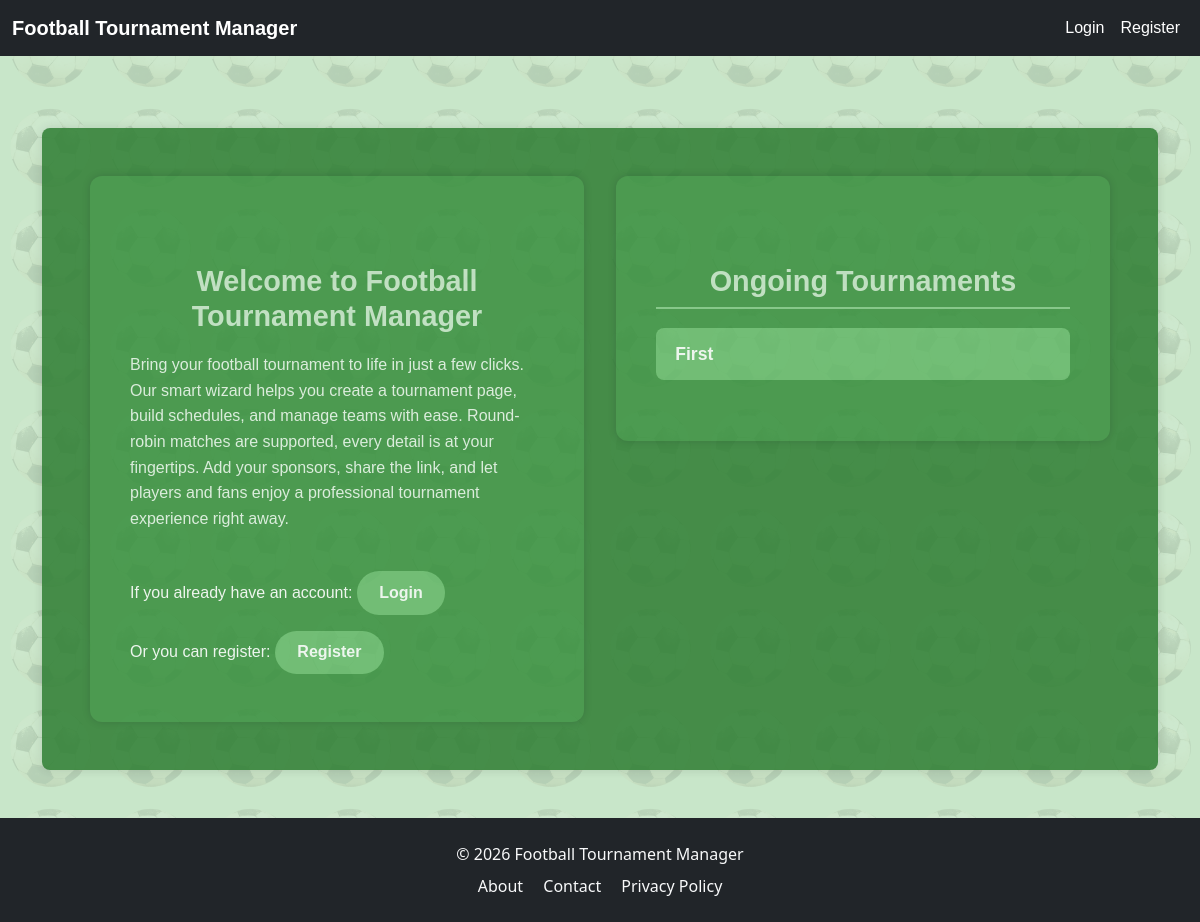
Before: / with the older database file.
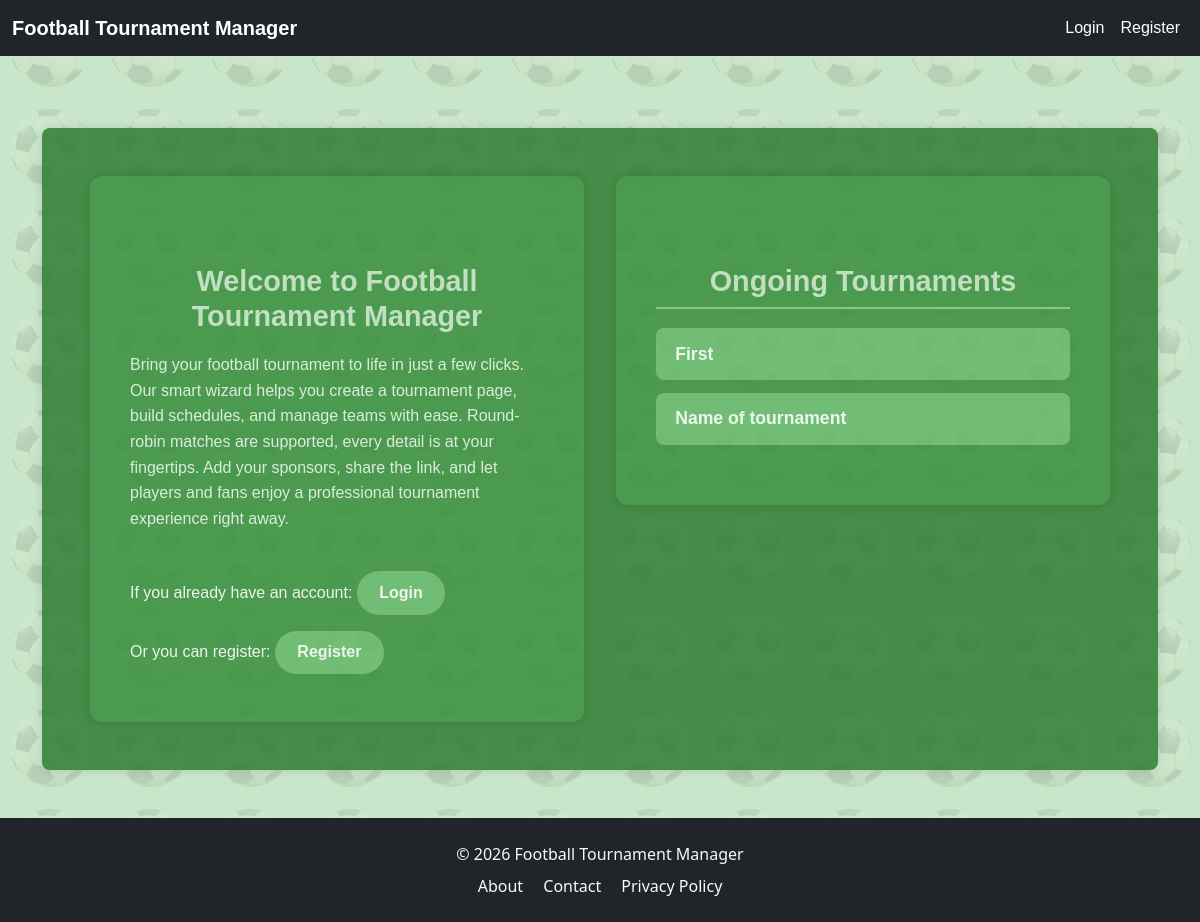
After: the same page with the newer database file.
### tournamentapp/models.py (models this page shows, shortened)
class Tournament(models.Model):
    name = models.CharField(max_length=100)
    owner = models.ForeignKey(
        settings.AUTH_USER_MODEL,
        on_delete=models.CASCADE,
        related_name='tournaments'
    )
    slug = models.SlugField(
        max_length=255,
        unique=True,
        blank=True
    )
    is_finished = models.BooleanField(
        default=False,
    )

### tournamentapp/views.py (the view)
# urls.py: path('', LandingPageView.as_view(), name='landing-page'),
class LandingPageView(TemplateView):
    template_name = 'tournament/landing_page.html'
    def get_context_data(self, **kwargs):
        context = super().get_context_data(**kwargs)
        context['tournaments'] = Tournament.objects.filter(is_finished=False)
        return context

### tournamentapp/context_processors.py (called while the page is built)
def current_tournament(request):
    tournament = Tournament.objects.first()
    return {'tournament': tournament}

### tournamentapp/templates/tournament/landing_page.html
{% extends 'base.html' %}
{% block content %}
<div class="landing-page-container">
  <div class="general">
    <h2>Welcome to Football Tournament Manager</h2>
    <p>
      Bring your football tournament to life in just a few clicks. Our smart wizard
      helps you create a tournament page, build schedules, and manage teams with ease.
      Round-robin matches are supported, every detail is at your
      fingertips. Add your sponsors, share the link, and let players and fans enjoy a
      professional tournament experience right away.
    </p>
    {% if user.is_authenticated %}
      <a class="landing-page__button" href="{% url 'tournament-create' %}">Create a new tournament</a>
    {% else %}
    <span>
      If you already have an account:
      <a class="landing-page__button" href="{% url 'custom-login' %}">Login</a>
    </span>
    <br>
    <span>Or you can register:
      <a class="landing-page__button" href="{% url 'register' %}">Register</a>
    </span>
    {% endif %}
  </div>
  <div class="landing-page">
    <h2 class="landing-page__tournaments">Ongoing Tournaments</h2>
    <ul class="landing-page__list">
      {% for tournament in tournaments %}
        <li class="landing-page__list-item">
          <a class="landing-page__link" href="{% url 'public-tournament-leaderboard' tournament.slug %}">
            {{ tournament.name }}
          </a>
        </li>
      {% empty %}
        <li class="landing-page__list-item">No active tournaments right now.</li>
      {% endfor %}
    </ul>
  </div>
</div>
{% endblock %}

### tournamentapp/templates/base.html (shortened to what this page needs)
{% load static %}
<!DOCTYPE html>
<html lang="en">
<head>
    <link href="https://cdn.jsdelivr.net/npm/bootstrap@5.3.0/dist/css/bootstrap.min.css" rel="stylesheet" />
    <link rel="stylesheet" type="text/css" href="{% static 'css/styles.css' %}">
</head>
<body class="d-flex flex-column min-vh-100">
    <nav class="navbar navbar-expand-lg navbar-dark bg-dark fixed-top">
        <div class="container-fluid">
                <a class="navbar-brand" href="{% url 'landing-page' %}">Football Tournament Manager</a>
            <div class="collapse navbar-collapse" id="navbarNav">
                <ul class="navbar-nav ms-auto">
                    {% if user.is_authenticated %}
                        <li class="nav-item logout-form">
                            <form method="post" action="{% url 'logout' %}">
                                {% csrf_token %}
                                <button type="submit" class="logout-button">Logout</button>
                            </form>
                        </li>
                    {% else %}
                        <li class="nav-item">
                            <a class="nav-link" href="{% url 'custom-login' %}">Login</a>
                        </li>
                        <li class="nav-item">
                            <a class="nav-link" href="{% url 'register' %}">Register</a>
                        </li>
                    {% endif %}
                </ul>
            </div>
        </div>
    </nav>
    <div class="container flex-grow 1" style="margin-top: 80px;">
        {% block content %}
        {% endblock %}
    </div>
    <footer class="bg-dark text-light py-4">
        <div class="container text-center">
            <p class="mb-2">&copy; {% now "Y" %} Football Tournament Manager</p>
            <div>
                <a href="{% url 'about' %}" class="text-light me-3 text-decoration-none">About</a>
                <a href="{% url 'contact' %}" class="text-light me-3 text-decoration-none">Contact</a>
                <a href="{% url 'privacy-policy' %}" class="text-light text-decoration-none">Privacy Policy</a>
            </div>
        </div>
    </footer>
</body>
</html>

### tournamentapp/static/css/base.css (style rules this page uses)
body::before { content: ""; position: fixed; top: 0; left: 0; width: 100%; height: 100%; background: url("/static/imgs/footnail.png"); background-size: 100px; opacity: 10%; mix-blend-mode: multiply; z-index: -1; }
body { background-color: #c8e6c9; opacity: 99.9%; z-index: -11; }

### tournamentapp/static/css/navbar.css (style rules this page uses)
.navbar { font-family: Arial, sans-serif; }
.navbar-brand { font-weight: bold; color: #ffffff !important; font-size: 1.25rem; transition: color 0.2s ease; }
.navbar-nav .nav-link { color: #ffffff; font-weight: 500; transition: color 0.2s ease; }

### tournamentapp/static/css/landing_page.css (style rules this page uses)
.landing-page-container { display: flex; gap: 2rem; align-items: flex-start; justify-content: center; padding: 3rem; margin: 3rem auto; max-width: 1200px; box-sizing: border-box; background: #2e7d32; opacity: 85%; border-radius: 8px; box-shadow: 0 0 12px rgba(0,0,0,0.15); color: #fff; font-family: Arial, sans-serif; }
.general, .landing-page { flex: 1; min-width: 300px; padding: 3rem 2.5rem; border-radius: 12px; background: #388e3c; opacity: 95%; box-shadow: 0 0 10px rgba(0,0,0,0.2); transition: transform 0.2s ease, box-shadow 0.2s ease; }
.general h2, .landing-page__tournaments { margin-bottom: 1.2rem; font-size: 1.8rem; font-weight: 700; color: #c8e6c9; }
.landing-page__tournaments { text-align: center; padding-bottom: 0.5rem; border-bottom: 2px solid #81c784; }
.landing-page__list { margin: 0; padding: 0; list-style: none; }
.landing-page__list-item { margin-bottom: 0.8rem; font-size: 1.1rem; border-radius: 8px; background: #66bb6a; color: #fff; overflow: hidden; transition: background 0.3s ease, transform 0.2s ease; }
.landing-page__link { display: block; width: 100%; height: 100%; padding: 0.8rem 1.2rem; font-weight: 600; color: inherit; text-decoration: none; transition: background 0.3s ease, transform 0.2s ease; }
.general p { margin-bottom: 1.5rem; line-height: 1.6; color: #e8f5e9; }
.landing-page__button { display: inline-block; margin: 1rem 1rem 0 0; padding: 0.6rem 1.4rem; font-weight: bold; color: #fff; background: #66bb6a; border-radius: 999px; text-decoration: none; transition: background 0.3s ease, transform 0.2s ease; }

### tournamentapp/static/css/tournament_form.css (style rules this page uses)
h2 { text-align: center; font-size: 1.8rem; margin-top: 40px; margin-bottom: 20px; color: #388e3c; font-weight: bold; }

Changed rows visible on the page:
added Tournament: name "Name of tournament"
